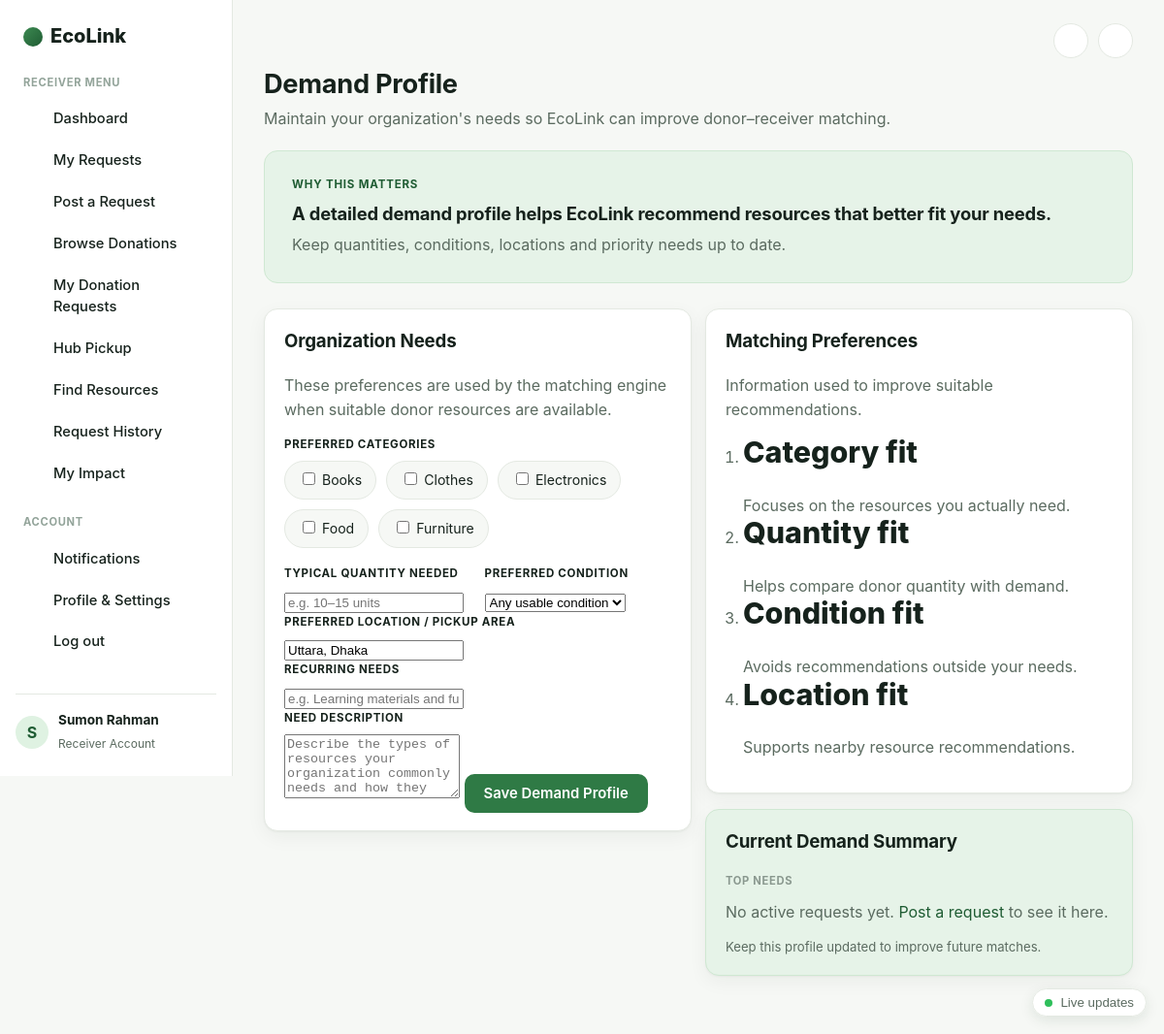
The page /receiver/demand_profile.php (signed in) on the database its author committed.
### tables this page shows
CREATE TABLE IF NOT EXISTS users (
    user_id             INT AUTO_INCREMENT PRIMARY KEY,
    full_name           VARCHAR(120) NOT NULL,
    email               VARCHAR(190) NOT NULL,
    phone               VARCHAR(40)  NOT NULL DEFAULT '',
    password_hash       VARCHAR(255) NOT NULL,
    role                ENUM('donor','receiver','admin','hub') NOT NULL,
    organization_name   VARCHAR(160) NULL,
    address             VARCHAR(255) NULL,
    pickup_area         VARCHAR(160) NULL,
    latitude            DOUBLE NULL,
    longitude           DOUBLE NULL,
    capacity_score      TINYINT NOT NULL DEFAULT 5,               
    is_verified         TINYINT(1) NOT NULL DEFAULT 0,
    verification_status ENUM('pending','verified','rejected') NOT NULL DEFAULT 'pending',
    email_verified      TINYINT(1) NOT NULL DEFAULT 0,
    status              ENUM('active','suspended') NOT NULL DEFAULT 'active',
    preferred_categories VARCHAR(255) NULL,                       
    typical_quantity    INT NULL,
    preferred_condition ENUM('any','new','like_new','good','fair') NOT NULL DEFAULT 'any',
    recurring_needs     VARCHAR(255) NULL,
    need_description    TEXT NULL,
    notify_matching     TINYINT(1) NOT NULL DEFAULT 1,
    notify_lifecycle    TINYINT(1) NOT NULL DEFAULT 1,
    notify_reminders    TINYINT(1) NOT NULL DEFAULT 1,
    created_at          TIMESTAMP NOT NULL DEFAULT CURRENT_TIMESTAMP,
    UNIQUE KEY uq_users_email (email),
    INDEX idx_users_role (role, status)
);

CREATE TABLE IF NOT EXISTS resource_categories (
    category_id     INT AUTO_INCREMENT PRIMARY KEY,
    name            VARCHAR(60) NOT NULL,
    weight_urgency  DECIMAL(4,2) NOT NULL DEFAULT 0.25,
    weight_distance DECIMAL(4,2) NOT NULL DEFAULT 0.25,
    weight_demand   DECIMAL(4,2) NOT NULL DEFAULT 0.30,
    weight_capacity DECIMAL(4,2) NOT NULL DEFAULT 0.20,
    UNIQUE KEY uq_cat_name (name)
);

### config/app.php (called while the page is built, shortened)
<?php
function e(string $str): string {
    return htmlspecialchars($str, ENT_QUOTES, 'UTF-8');
}

### receiver/demand_profile.php (the view, shortened to what this page needs)
<?php
require_once __DIR__ . '/../config/app.php';
$db = getDB();
$uid = currentUserId();
$categories = $db->query("SELECT * FROM resource_categories ORDER BY name")->fetchAll();
$user = $db->prepare("SELECT * FROM users WHERE user_id = ?");
$user->execute([$uid]);
$user = $user->fetch();
$selectedCats = $user['preferred_categories'] ? explode(',', $user['preferred_categories']) : [];
$topNeeds = $db->prepare(
    "SELECT r.title, r.quantity_min, r.quantity_max, c.name AS category_name
     FROM requests r JOIN resource_categories c ON c.category_id = r.category_id
     WHERE r.receiver_id = ? AND r.status = 'searching'
     ORDER BY r.created_at DESC LIMIT 3"
);
$topNeeds->execute([$uid]);
$topNeeds = $topNeeds->fetchAll();
require_once __DIR__ . '/../includes/header.php';
?>
<h1>Demand Profile</h1>
<p>Maintain your organization's needs so EcoLink can improve donor–receiver matching.</p>
<div class="profile-banner">
    <div>
        <div class="eyebrow">Why this matters</div>
        <h2 style="font-size:1.15rem;">A detailed demand profile helps EcoLink recommend resources that better fit your needs.</h2>
        <p>Keep quantities, conditions, locations and priority needs up to date.</p>
    </div>
</div>
<div class="two-col" style="align-items:start;">
    <form method="post" class="mini-card">
        <h3 style="margin-top:0;">Organization Needs</h3>
        <p style="color:var(--ink-soft);">These preferences are used by the matching engine when suitable donor resources are available.</p>
        <span class="field-label">Preferred Categories</span>
        <div style="display:flex; gap:10px; flex-wrap:wrap; margin-bottom:18px;">
            <?php foreach ($categories as $c): ?>
                <label class="checkbox-label" style="background:var(--bg); border:1px solid var(--line); padding:8px 14px; border-radius:999px; font-size:0.88rem;">
                    <input type="checkbox" name="categories[]" value="<?= e($c['name']) ?>" <?= in_array($c['name'], $selectedCats, true) ? 'checked' : '' ?>>
                    <?= e($c['name']) ?>
                </label>
            <?php endforeach; ?>
        </div>
        <div class="two-col">
            <label class="field"><span class="field-label">Typical Quantity Needed</span>
                <input type="text" name="typical_quantity" value="<?= e($user['typical_quantity'] ?? '') ?>" placeholder="e.g. 10–15 units">
            </label>
            <label class="field"><span class="field-label">Preferred Condition</span>
                <select name="preferred_condition">
                    <?php foreach (['any'=>'Any usable condition','good'=>'Good / usable','like_new'=>'Like New or better','new'=>'New only'] as $v => $l): ?>
                        <option value="<?= $v ?>" <?= $user['preferred_condition'] === $v ? 'selected' : '' ?>><?= $l ?></option>
                    <?php endforeach; ?>
                </select>
            </label>
        </div>
        <label class="field"><span class="field-label">Preferred Location / Pickup Area</span>
            <input type="text" name="pickup_area" value="<?= e($user['pickup_area'] ?? '') ?>" placeholder="e.g. Uttara, Dhaka">
        </label>
        <label class="field"><span class="field-label">Recurring Needs</span>
            <input type="text" name="recurring_needs" value="<?= e($user['recurring_needs'] ?? '') ?>" placeholder="e.g. Learning materials and furniture">
        </label>
        <label class="field"><span class="field-label">Need Description</span>
            <textarea name="need_description" rows="4" placeholder="Describe the types of resources your organization commonly needs and how they are used by your beneficiaries."><?= e($user['need_description'] ?? '') ?></textarea>
        </label>
        <button class="btn-accent" type="submit">Save Demand Profile</button>
    </form>
    <div>
        <div class="mini-card" style="margin-bottom:16px;">
            <h3 style="margin-top:0;">Matching Preferences</h3>
            <p style="color:var(--ink-soft);">Information used to improve suitable recommendations.</p>
            <ol style="padding-left:18px; color:var(--ink-soft);">
                <li><strong style="color:var(--ink);">Category fit</strong><br>Focuses on the resources you actually need.</li>
                <li><strong style="color:var(--ink);">Quantity fit</strong><br>Helps compare donor quantity with demand.</li>
                <li><strong style="color:var(--ink);">Condition fit</strong><br>Avoids recommendations outside your needs.</li>
                <li><strong style="color:var(--ink);">Location fit</strong><br>Supports nearby resource recommendations.</li>
            </ol>
        </div>
        <div class="mini-card" style="background:var(--mint); border-color:var(--mint-line);">
            <h3 style="margin-top:0;">Current Demand Summary</h3>
            <span class="eyebrow">Top Needs</span>
            <?php if (!$topNeeds): ?>
                <p style="margin:10px 0 0; color:var(--ink-soft);">No active requests yet. <a href="<?= BASE_URL ?>/receiver/post_request.php">Post a request</a> to see it here.</p>
            <?php endif; ?>
            <p style="color:var(--ink-soft); font-size:0.82rem; margin:14px 0 0;">Keep this profile updated to improve future matches.</p>
        </div>
    </div>
</div>
<?php require_once __DIR__ . '/../includes/footer.php'; ?>

### assets/css/style.css (style rules this page uses)
:root { --ink: #16221c; --ink-soft: #5b6b60; --line: #e4e9e2; --bg: #f6f8f5; --card: #ffffff; --mint: #e6f3e8; --mint-line: #cfe8d2; --forest: #14361f; --forest-2: #1f5c33; --green: #2f7a45; --green-light: #dff2e2; --amber-bg: #fdf1d8; --amber-text: #92650b; --blue-bg: #e2edfb; --blue-text: #1f5aa8; --purple-bg: #f0e6fb; --purple-text: #6b3fa0; --teal-bg: #dcf3ee; --teal-text: #147865; --gray-bg: #eef1ee; --gray-text: #5b6b60; --red-bg: #fbe3e1; --red-text: #a13327; --radius: 14px; --radius-sm: 10px; --shadow: 0 1px 2px rgba(20,30,20,0.04), 0 6px 20px rgba(20,30,20,0.05); }
* { box-sizing: border-box; }
body { margin: 0; font-family: -apple-system, BlinkMacSystemFont, 'Segoe UI', Inter, Roboto, Arial, sans-serif; color: var(--ink); background: var(--bg); line-height: 1.55; -webkit-font-smoothing: antialiased; }
a { color: var(--forest-2); text-decoration: none; }
h1, h2, h3 { color: var(--ink); letter-spacing: -0.01em; }
main.app-main > h1:first-of-type, .app-main h1 { font-size: 1.7rem; margin: 4px 0 2px; }
.app-main > p:first-of-type, .page-subtitle { color: var(--ink-soft); margin: 0 0 20px; }
.btn-primary, .btn-secondary, .btn-small, .btn-accent { display: inline-flex; align-items: center; justify-content: center; gap: 6px; border: none; padding: 11px 20px; border-radius: 10px; font-weight: 600; cursor: pointer; font-size: 0.93rem; font-family: inherit; }
.btn-accent { background: var(--green); color: #fff; }
.profile-banner { background: var(--mint); border: 1px solid var(--mint-line); border-radius: var(--radius); padding: 26px 28px; display: flex; justify-content: space-between; align-items: center; gap: 20px; margin: 18px 0 26px; flex-wrap: wrap; }
.profile-banner .eyebrow { text-transform: uppercase; font-size: 0.72rem; letter-spacing: 0.07em; color: var(--forest-2); font-weight: 700; margin-bottom: 6px; }
.profile-banner h2 { font-size: 1.5rem; margin: 0 0 6px; }
.profile-banner p { margin: 0; color: var(--ink-soft); max-width: 520px; }
.mini-card { background: var(--card); border: 1px solid var(--line); border-radius: var(--radius); box-shadow: var(--shadow); padding: 18px 20px; }
.mini-card .eyebrow, .mini-card > span:first-child { text-transform: uppercase; font-size: 0.7rem; letter-spacing: 0.06em; color: #8a988f; font-weight: 700; display: block; margin-bottom: 8px; }
.mini-card strong { display: block; font-size: 1.9rem; font-weight: 800; line-height: 1.1; }
.two-col { display: grid; grid-template-columns: 1fr 1fr; gap: 14px; }
.checkbox-label { flex-direction: row !important; align-items: center; gap: 8px !important; }
.field-label { display: block; text-transform: uppercase; font-size: 0.72rem; letter-spacing: 0.06em; font-weight: 700; color: var(--ink); margin-bottom: 7px; }
input, select, textarea, button { max-width: 100%; }
.app-main h1, .app-main h2, .app-main h3 { overflow-wrap: anywhere; }

### rows shown on the page
resource_categories: name "Books"
users: preferred_condition "Any usable condition", pickup_area "Uttara, Dhaka"
resource_categories: name "Clothes"
resource_categories: name "Electronics"
resource_categories: name "Food"
resource_categories: name "Furniture"

### other values the page prints
$menu['label'] "RECEIVER MENU"
$item['label'] "Dashboard"
$item['label'] "My Requests"
$item['label'] "Post a Request"
$item['label'] "Browse Donations"
$item['label'] "My Donation Requests"
$item['label'] "Hub Pickup"
$item['label'] "Find Resources"
$item['label'] "Request History"
$item['label'] "My Impact"
substr($_SESSION['full_name'] ?? 'U', 0, 1) "S"
$_SESSION['full_name'] "Sumon Rahman"
currentUserRole() "Receiver"
